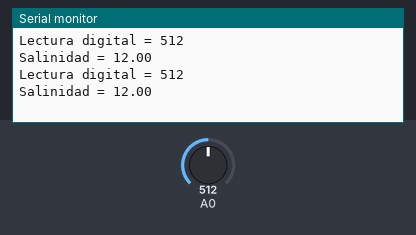
Simulated run of this sketch. Board: Arduino Uno, built with avr-gcc and run on an emulated ATmega328P. Parts: the last lines printed to the serial monitor. The inputs (shaded band) are chosen by the test bench; at power-on: A0 = 512.

Above: at 2.1 s.
2.2 s: A0 set to 716
At 3.6 s:
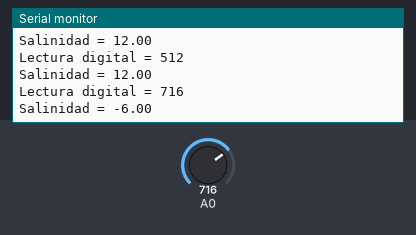
3.9 s: A0 set to 900
At 3.9 s:
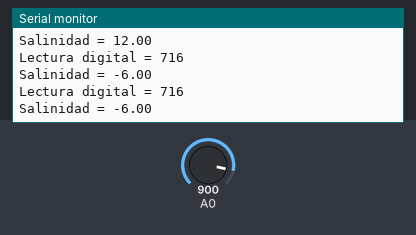
Timing chart, 0 to 6.9 s (numbered marks = the images above; inputs shaded):
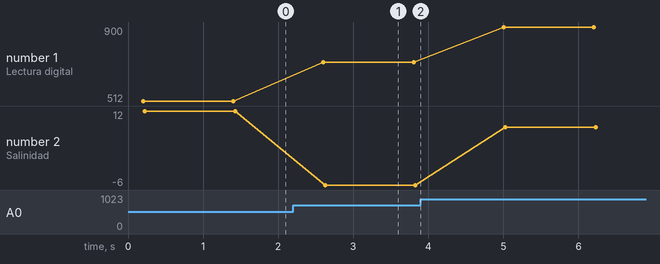

Measured:
- after the input at 2.2 s, the serial monitor: prints a new line after 0.40 s (image 1)
- plotted number 1: 512 → 716 after the input at 2.2 s, 716 → 900 after the input at 3.9 s
- plotted number 2: 12 → -6 after the input at 2.2 s, -6 → 8 after the input at 3.9 s

The sketch:

sensorSalinidad.ino
```cpp
#define power_pin 5 // Pin para alimentar el sensor de salinidad

void setup() {
  pinMode(power_pin, OUTPUT);
  Serial.begin(9600);
}

void loop() {
  int16_t adc0;
  float salinidad;

  // Alimentamos la sonda con un tren de pulsos
  digitalWrite(power_pin, HIGH);
  delay(100);

  // leemos cuando hay un nivel alto
  adc0 = analogRead(A0);
  digitalWrite(power_pin, LOW);
  delay(100);

  // Realizamos el cálculo de la salinidad
  int x[6] = {1, 765, 5, 818, 20, 857}; //grams-digital reading
  int Ai0 = 1;
  int Bi0 = x[3]+x[5];
  int Ci0 = x[3]*x[5];
  int den0 = (x[1]-x[3])*(x[1]-x[5]);
  int Ai1 = 1;
  int Bi1 = x[1]+x[5];
  int Ci1 = x[1]*x[5];
  int den1 = (x[3]-x[1])*(x[3]-x[5]);
  int Ai2 = 1;
  int Bi2 = x[1]+x[3];
  int Ci2 = x[1]*x[3];
  int den2 = (x[5]-x[1])*(x[5]-x[3]);
  salinidad = (x[0]*(Ai0*adc0^2-Bi0*adc0+Ci0)/den0)+(x[2]*(Ai1*adc0^2-Bi1*adc0+Ci1)/den1)+(x[4]*(Ai2*adc0^2-Bi2*adc0+Ci2)/den2); // Ajustar rango de mapeo

  // presentamos lectura
  Serial.print("Lectura digital = ");
  Serial.println(adc0, DEC);
  Serial.print("Salinidad = ");
  Serial.println(salinidad, 2); // Ajusta el número de decimales según tus necesidades
  delay(1000); // Puedes ajustar el tiempo de espera entre lecturas
}
```
